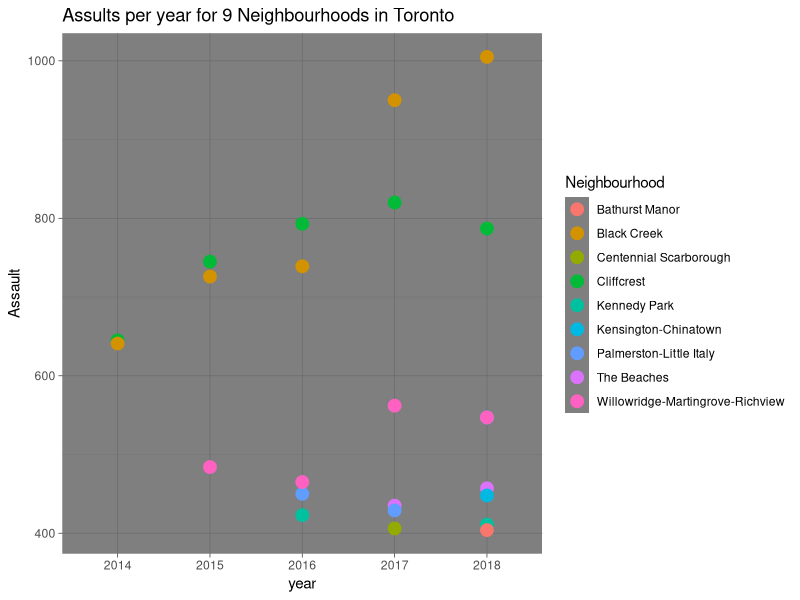
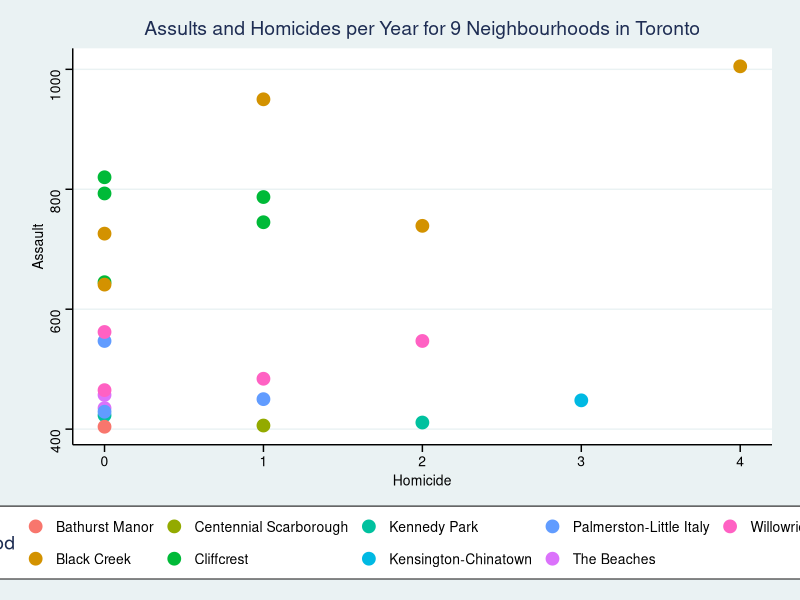
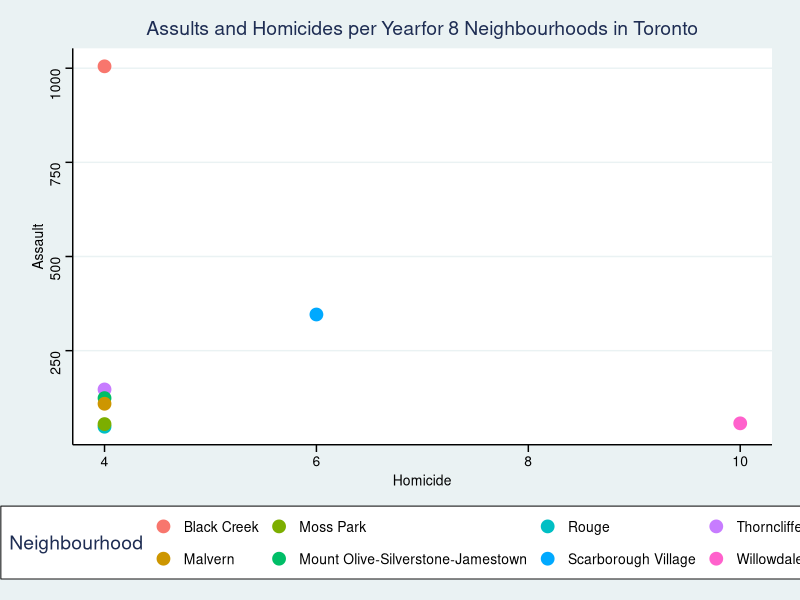
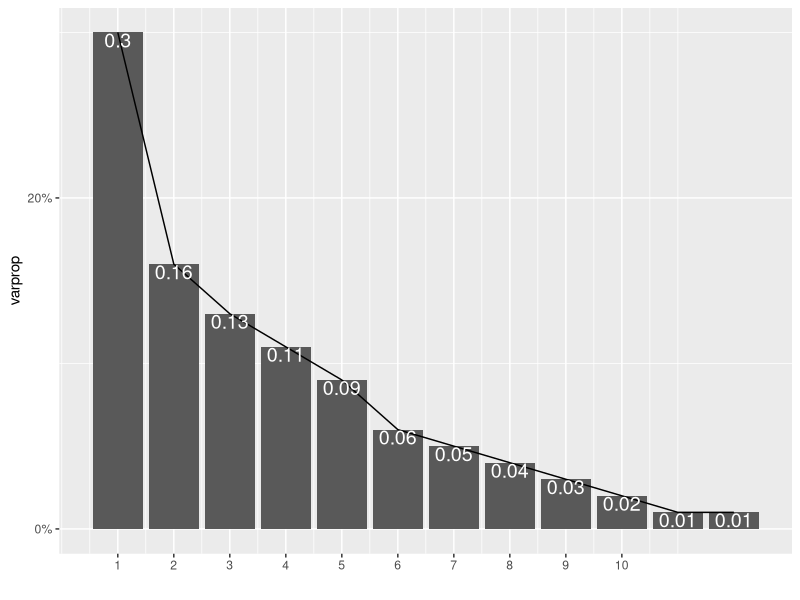
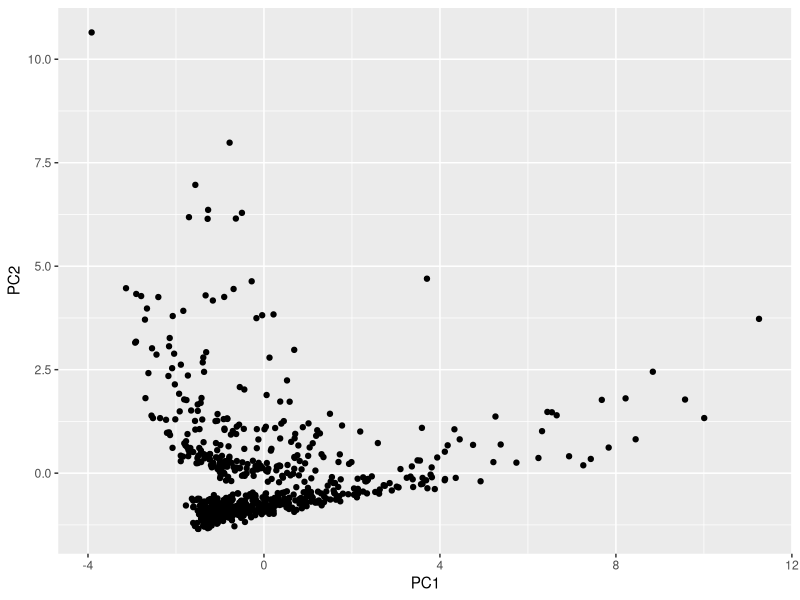
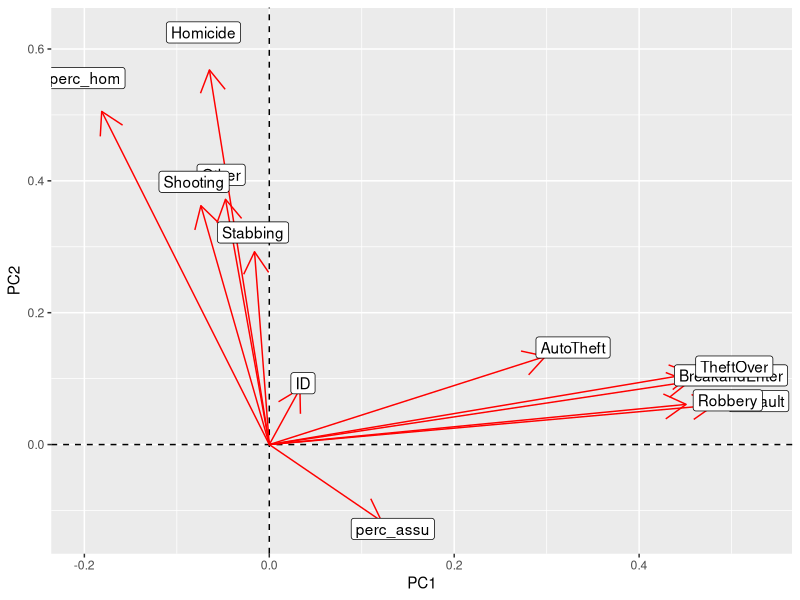

Here is the R script that generated these plots, in order:
## ---- chunk 1
knitr::opts_chunk$set(echo = TRUE)
## ---- chunk 2
library(dplyr)
library(tidyverse)
rate <- read.csv("neighbourhood_crime_rate.csv")
crime <-  rate %>% pivot_longer(contains("_")) %>% separate(name, into = c("type", "year")) %>% pivot_wider(names_from = "type", values_from = "value")
crime<- na.omit(crime)
## ---- chunk 3
Homicide <- read.csv("Homicide.csv")
cols.dont.want <- "Occurrence_Date"
Homicide <- Homicide[, ! names(Homicide) %in% cols.dont.want, drop = F]


Homi <- Homicide %>%  filter(year > 2013) %>%group_by(Neighbourhood) %>% dplyr::count(Neighbourhood, Homicide_Type)%>%pivot_wider(names_from = "Homicide_Type", values_from = "n")%>%mutate_if(is.numeric, ~replace(., is.na(.), 0))
 
crimeVhomic <- full_join(crime, Homi, by =("Neighbourhood"))%>%mutate_if(is.numeric, ~replace(., is.na(.), 0))
## ---- chunk 4
crimeVhomic%>%select(Assault,AutoTheft,BreakandEnter,Robbery,TheftOver,Homicide) %>%summarize_all(n_distinct)

crimeVhomic%>%group_by(Neighbourhood)%>%mutate(tot_crime = (cumsum(Assault) + cumsum(AutoTheft) + cumsum(BreakandEnter) + cumsum(Robbery) + cumsum(TheftOver) +cumsum(Homicide)))%>%select(tot_crime,Neighbourhood)%>%summarize_if(is.numeric, list(max=max), na.rm=T)%>%arrange(desc(max))


## ---- chunk 5
perc_hom <- crimeVhomic %>% group_by(year, Neighbourhood) %>% mutate(perc_hom = cumsum(Homicide)/(cumsum(Assault) + cumsum(AutoTheft) + cumsum(BreakandEnter) + cumsum(Robbery) + cumsum(TheftOver) +cumsum(Homicide))*100)%>%select(year, perc_hom,Neighbourhood)

crimeVhomic <- left_join(crimeVhomic, perc_hom)
crimeVhomic<- na.omit(crimeVhomic)

perc_assu <- crimeVhomic %>% group_by(year, Neighbourhood) %>% mutate(perc_assu = cumsum(Assault)/(cumsum(Assault) + cumsum(AutoTheft) + cumsum(BreakandEnter) + cumsum(Robbery) + cumsum(TheftOver) +cumsum(Homicide))*100)%>%select(year, perc_assu, Neighbourhood)

crimeVhomic <- left_join(crimeVhomic, perc_assu)
crimeVhomic<- na.omit(crimeVhomic)

## ---- chunk 6
crimeVhomic%>%group_by(year)%>%summarise(mean(perc_hom))
crimeVhomic%>%group_by(year)%>%summarise(mean(perc_assu))
crimeVhomic%>%group_by(year)%>%mutate(tot_crime = (cumsum(Assault) + cumsum(AutoTheft) + cumsum(BreakandEnter) + cumsum(Robbery) + cumsum(TheftOver) +cumsum(Homicide)))%>%select(tot_crime,year)%>%summarize_if(is.numeric, list(max=max), na.rm=T)%>%arrange(desc(max))
## ---- chunk 7

crimeVhomic%>%group_by(Shooting)%>%summarise(n = n())
crimeVhomic%>%group_by(Stabbing)%>%summarise(n = n())
crimeVhomic%>%group_by(Other)%>%summarise(n = n())

maxi <- crimeVhomic %>% group_by(Neighbourhood) %>% filter(Shooting > 0) %>% count(Shooting)
glimpse(maxi)

## ---- chunk 8
                                                   
crimeVhomic%>%group_by(Neighbourhood)%>%filter(Neighbourhood == "Black Creek") %>%select(Assault,AutoTheft, BreakandEnter, Robbery, TheftOver, Homicide)%>%summarize_if(is.numeric, list(max=max), na.rm=T)

crimeVhomic%>%group_by(year)%>%filter(Neighbourhood == "Black Creek") %>%mutate(tot_crime = (cumsum(Assault) + cumsum(AutoTheft) + cumsum(BreakandEnter) + cumsum(Robbery) + cumsum(TheftOver) +cumsum(Homicide)))%>%select(tot_crime, year)%>%summarize_if(is.numeric, list(max=max), na.rm=T)


## ---- chunk 9
library(ggplot2)
library(cluster)

ggplot(subset(crimeVhomic, Assault> 400), aes(year, Assault, color=Neighbourhood))+geom_point(size=4)+ggtitle("Assults per year for 9 Neighbourhoods in Toronto") + theme_dark()
   
## ---- chunk 10
install.packages("ggthemes")
library(ggthemes)
ggplot(subset(crimeVhomic, Assault> 400), aes(Homicide, Assault, color=Neighbourhood))+geom_point(size=4)+ggtitle("Assults and Homicides per Year for 9 Neighbourhoods in Toronto")+ theme_stata()

ggplot(subset(crimeVhomic, Homicide> 3), aes(Homicide, Assault, color=Neighbourhood))+geom_point(size=4)+ggtitle("Assults and Homicides per Yearfor 8 Neighbourhoods in Toronto")+ theme_stata()
## ---- chunk 11
pca <- crimeVhomic%>%select_if(is.numeric)%>%scale
ch_pca <- princomp(pca)
summary(ch_pca, loadings=T)
eigval<-ch_pca$sdev^2
varprop=round(eigval/sum(eigval),2)

ggplot()+geom_bar(aes(y=varprop,x=1:12),stat="identity")+xlab("")+geom_path(aes(y=varprop,x=1:12))+
 geom_text(aes(x=1:12,y=varprop,label=round(varprop,2)),vjust=1,col="white",size=5)+
 scale_y_continuous(breaks=seq(0,.6,.2),labels = scales::percent)+
 scale_x_continuous(breaks=1:10)

round(cumsum(eigval)/sum(eigval),2)
eigval

crimhomdf<-data.frame(PC1=ch_pca$scores[,1], PC2=ch_pca$scores[,2])
ggplot(crimhomdf,aes(PC1, PC2,))+geom_point()

hood<-crimeVhomic$Neighbourhood
ch_pca$scores%>%as.data.frame%>%cbind(hood,.)%>%top_n(3,Comp.1)
ch_pca$scores%>%as.data.frame%>%cbind(hood,.)%>%top_n(3,Comp.2)

ch_pca$loadings[1:12,1:2]%>%as.data.frame%>%rownames_to_column%>%
ggplot()+geom_hline(aes(yintercept=0),lty=2)+
 geom_vline(aes(xintercept=0),lty=2)+ylab("PC2")+xlab("PC1")+
 geom_segment(aes(x=0,y=0,xend=Comp.1,yend=Comp.2),arrow=arrow(),col="red")+
 geom_label(aes(x=Comp.1*1.1,y=Comp.2*1.1,label=rowname))
